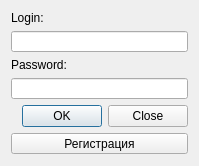
<?xml version="1.0" encoding="UTF-8"?>
<ui version="4.0">
 <class>AuthWindow</class>
 <widget class="QDialog" name="AuthWindow">
  <property name="geometry">
   <rect>
    <x>0</x>
    <y>0</y>
    <width>199</width>
    <height>166</height>
   </rect>
  </property>
  <property name="sizePolicy">
   <sizepolicy hsizetype="Fixed" vsizetype="Fixed">
    <horstretch>0</horstretch>
    <verstretch>0</verstretch>
   </sizepolicy>
  </property>
  <property name="minimumSize">
   <size>
    <width>199</width>
    <height>166</height>
   </size>
  </property>
  <property name="maximumSize">
   <size>
    <width>199</width>
    <height>166</height>
   </size>
  </property>
  <property name="windowTitle">
   <string>Авторизация</string>
  </property>
  <property name="windowIcon">
   <iconset resource="icons.qrc">
    <normaloff>:/new/prefix1/icons1/samolet.jpg</normaloff>:/new/prefix1/icons1/samolet.jpg</iconset>
  </property>
  <layout class="QVBoxLayout" name="verticalLayout">
   <item>
    <widget class="QLabel" name="label">
     <property name="text">
      <string>Login:</string>
     </property>
    </widget>
   </item>
   <item>
    <widget class="QLineEdit" name="loginField"/>
   </item>
   <item>
    <widget class="QLabel" name="label_2">
     <property name="text">
      <string>Password:</string>
     </property>
    </widget>
   </item>
   <item>
    <widget class="QLineEdit" name="passwordField">
     <property name="echoMode">
      <enum>QLineEdit::Password</enum>
     </property>
    </widget>
   </item>
   <item>
    <widget class="QDialogButtonBox" name="buttons">
     <property name="orientation">
      <enum>Qt::Horizontal</enum>
     </property>
     <property name="standardButtons">
      <set>QDialogButtonBox::Close|QDialogButtonBox::Ok</set>
     </property>
    </widget>
   </item>
   <item>
    <widget class="QPushButton" name="registerButton">
     <property name="text">
      <string>Регистрация</string>
     </property>
    </widget>
   </item>
  </layout>
 </widget>
 <resources>
  <include location="icons.qrc"/>
 </resources>
 <connections>
  <connection>
   <sender>buttons</sender>
   <signal>accepted()</signal>
   <receiver>AuthWindow</receiver>
   <slot>accept()</slot>
   <hints>
    <hint type="sourcelabel">
     <x>248</x>
     <y>254</y>
    </hint>
    <hint type="destinationlabel">
     <x>157</x>
     <y>274</y>
    </hint>
   </hints>
  </connection>
  <connection>
   <sender>buttons</sender>
   <signal>rejected()</signal>
   <receiver>AuthWindow</receiver>
   <slot>reject()</slot>
   <hints>
    <hint type="sourcelabel">
     <x>316</x>
     <y>260</y>
    </hint>
    <hint type="destinationlabel">
     <x>286</x>
     <y>274</y>
    </hint>
   </hints>
  </connection>
  <connection>
   <sender>registerButton</sender>
   <signal>clicked()</signal>
   <receiver>AuthWindow</receiver>
   <slot>registry()</slot>
   <hints>
    <hint type="sourcelabel">
     <x>99</x>
     <y>145</y>
    </hint>
    <hint type="destinationlabel">
     <x>99</x>
     <y>82</y>
    </hint>
   </hints>
  </connection>
 </connections>
 <slots>
  <slot>registry()</slot>
 </slots>
</ui>
